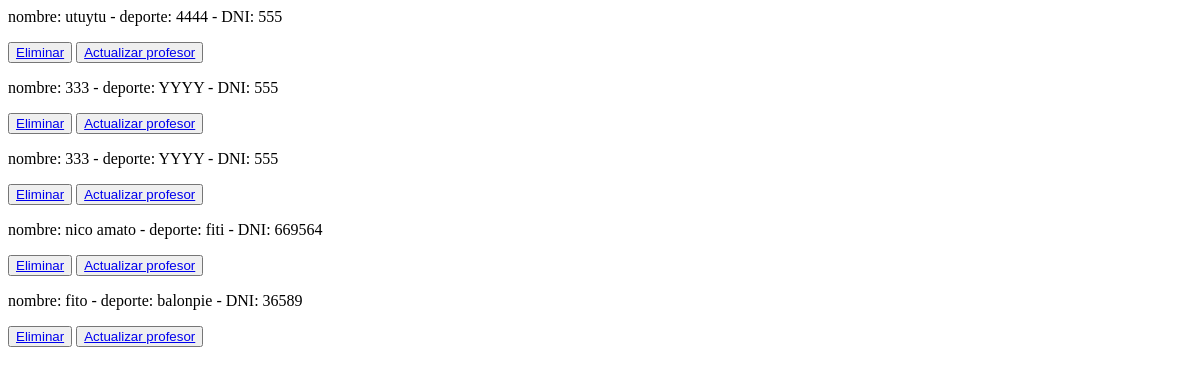
Page /mostrar_profesores/ on the earlier database version.
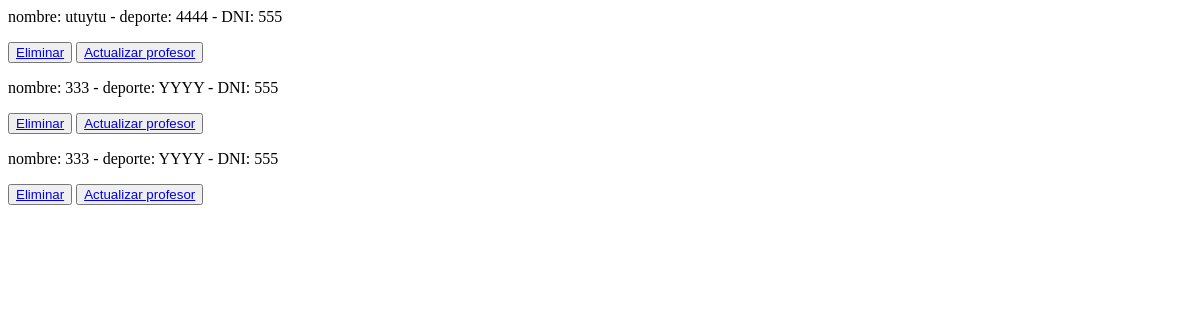
Same page on the later database version.
### MiApp/models.py (models this page shows)
class profesor(models.Model):
    nombre = models.CharField(max_length = 40)
    deporte = models.CharField(max_length = 40)
    DNI = models.IntegerField()
    def __str__(self):
        return f'nombre: {self.nombre} - deporte: {self.deporte} - DNI: {self.DNI}'

### MiApp/views.py (the view)
# urls.py: path('mostrar_profesores/', views.mostrar_profesores, name='mostrar PROFESORES'),
def mostrar_profesores(request):
   profesores = profesor.objects.all
   context = {'profesores': profesores}
   return render(request, 'mostrar_profesores.html', context=context)

### MiApp/templates/mostrar_profesores.html
{% for profesor in profesores %}
<p>
    {{profesor}}
</p>
<button>
    <a href="{% url "eliminar PROFESORES" DNI_profesor=profesor.DNI %}">Eliminar</a>
</button>
<button>
    <a href="{% url "modificar PROFESORES" DNI_profesor=profesor.DNI %}">Actualizar profesor</a>
</button>
{% endfor %}

Differences in the rows shown:
removed profesor: nombre+deporte+DNI "nombre: nico amato - deporte: fiti - DNI: 669564"
removed profesor: nombre+deporte+DNI "nombre: fito - deporte: balonpie - DNI: 36589"
